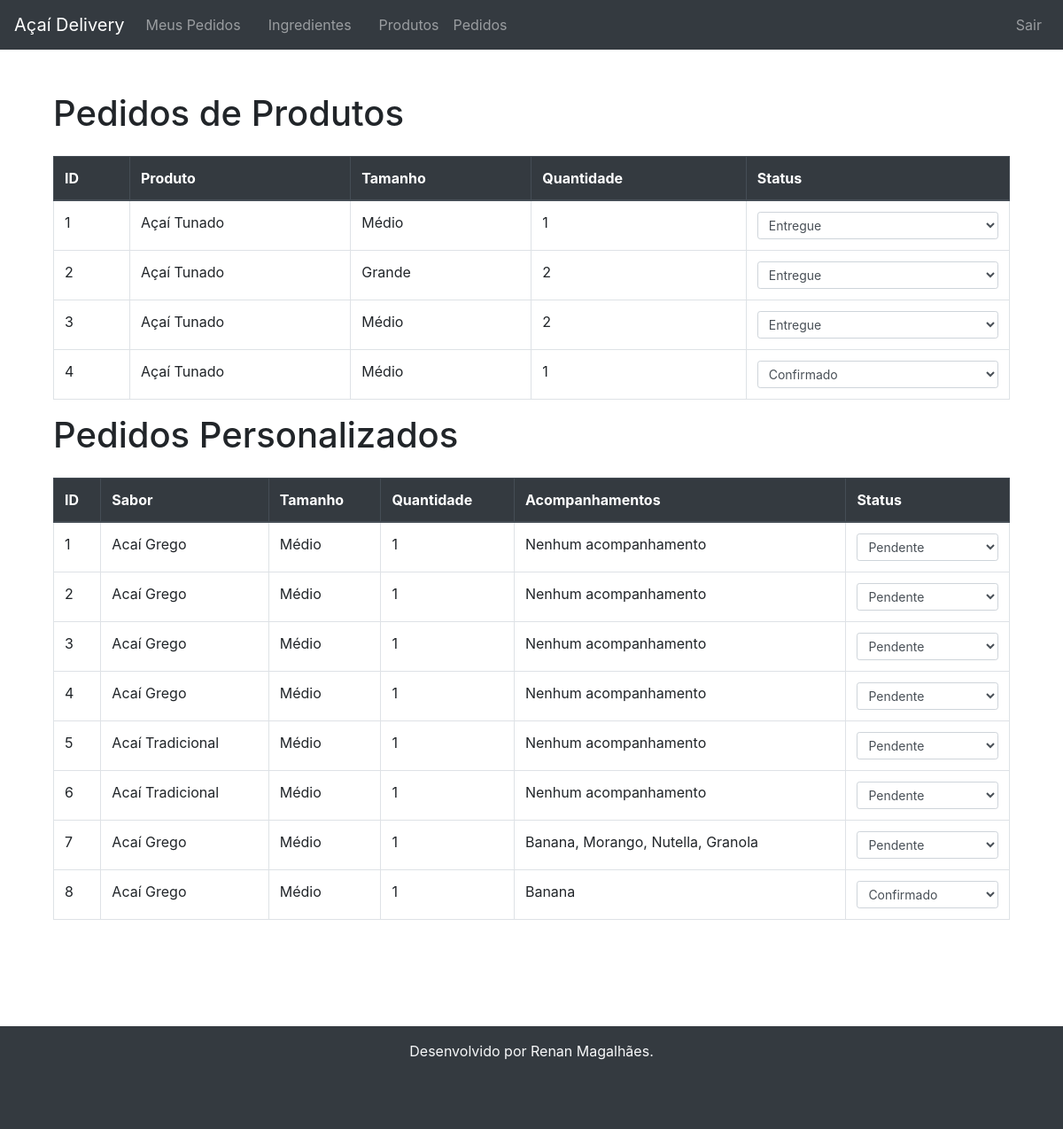
The page /listar-pedidos/ (signed in) on the database as committed earlier.
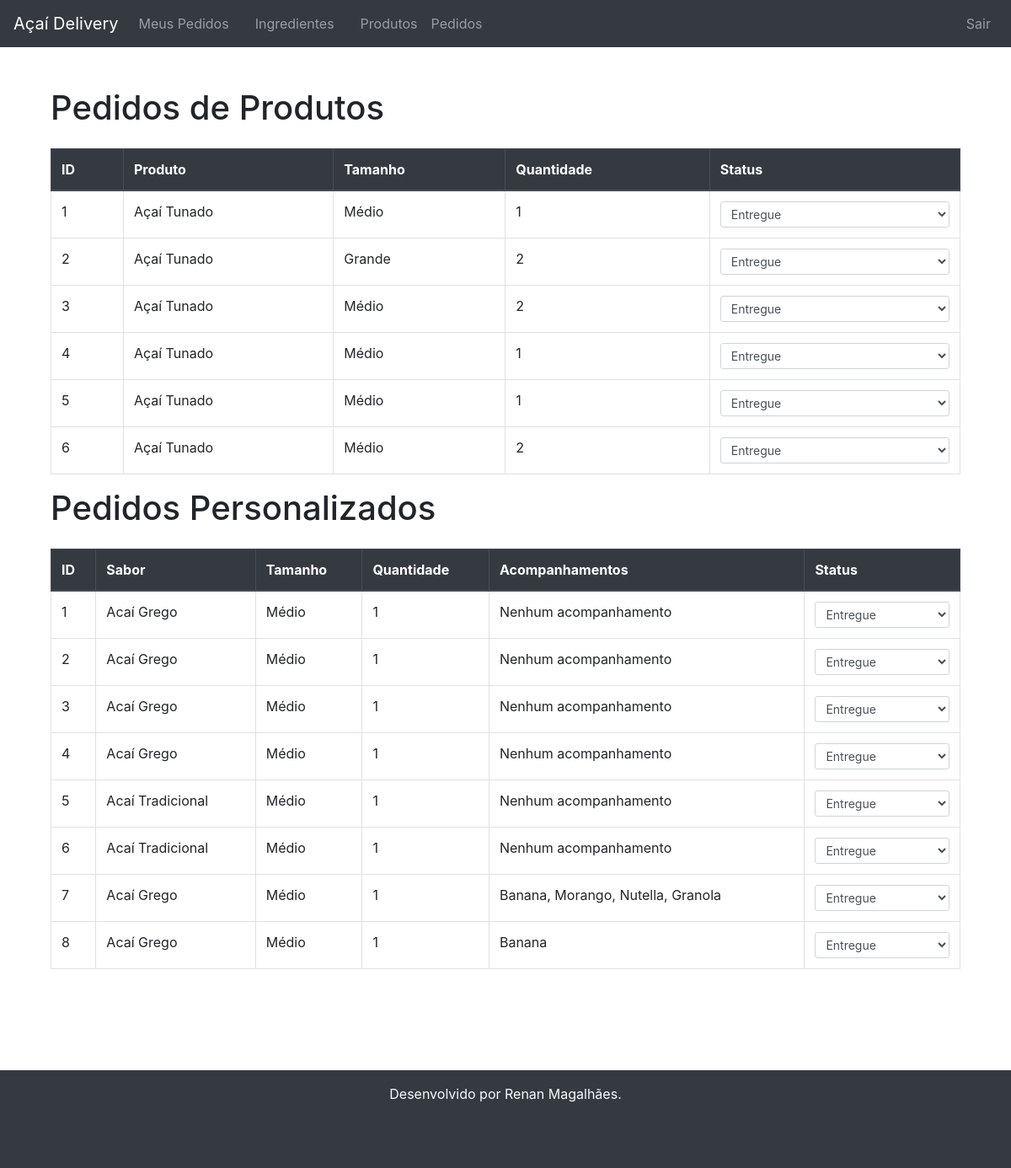
The same page on the database as committed later.
### pedido/models.py (models this page shows, shortened)
class PedidoProduto(models.Model):
    usuario = models.ForeignKey(User, on_delete=models.CASCADE)
    produto = models.ForeignKey(Produto, on_delete=models.CASCADE)
    tamanho = models.ForeignKey(Tamanho, on_delete=models.CASCADE)
    quantidade = models.PositiveIntegerField(default=1)
    data_pedido = models.DateTimeField(auto_now_add=True)
    imagem = models.ImageField(upload_to='produtos/', blank=True, null=True)
    METODOS_PAGAMENTO = [
        ('pagamento_na_entrega', 'Pagar na Entrega'),
    ]
    metodo_pagamento = models.CharField(max_length=20, choices=METODOS_PAGAMENTO, default='pagamento_na_entrega')
    STATUS_PEDIDO = [
        ('pendente', 'Pendente'),
        ('confirmado', 'Confirmado'),
        ('em_transito', 'Em Trânsito'),
        ('entregue', 'Entregue'),
    ]
    status = models.CharField(max_length=20, choices=STATUS_PEDIDO, default='pendente')

class PedidoPersonalizado(models.Model):
    usuario = models.ForeignKey(User, on_delete=models.CASCADE)
    sabor = models.ForeignKey(Sabor, on_delete=models.CASCADE)
    acompanhamentos = models.ManyToManyField(Acompanhamento, blank=True)
    tamanho = models.ForeignKey(Tamanho, on_delete=models.CASCADE)
    quantidade = models.PositiveIntegerField(default=1)
    data_pedido = models.DateTimeField(auto_now_add=True)
    METODOS_PAGAMENTO = [
        ('pagamento_na_entrega', 'Pagar na Entrega'),
    ]
    metodo_pagamento = models.CharField(max_length=20, choices=METODOS_PAGAMENTO, default='pagamento_na_entrega')
    STATUS_PEDIDO = [
        ('pendente', 'Pendente'),
        ('confirmado', 'Confirmado'),
        ('em_transito', 'Em Trânsito'),
        ('entregue', 'Entregue'),
    ]
    status = models.CharField(max_length=20, choices=STATUS_PEDIDO, default='pendente')

### produto/models.py (models this page shows, shortened)
class Produto(models.Model):
    nome = models.CharField(max_length=100)
    preco = models.DecimalField(max_digits=6, decimal_places=2)
    sabor = models.ManyToManyField(Sabor, blank=True)
    acompanhamentos = models.ManyToManyField(Acompanhamento, blank=True)
    imagem = models.ImageField(upload_to='imagens/produtos/', null=True, blank=True)

### ingrediente/models.py (models this page shows, shortened)
class Tamanho(models.Model):
    nome = models.CharField(max_length=50)
    preco_adicional = models.DecimalField(max_digits=5, decimal_places=2)

class Sabor(models.Model):
    nome = models.CharField(max_length=100)
    preco_adicional = models.DecimalField(max_digits=5, decimal_places=2)

class Acompanhamento(models.Model):
    nome = models.CharField(max_length=100)
    preco_adicional = models.DecimalField(max_digits=5, decimal_places=2)

### pedido/views.py (the view)
# urls.py: path('listar-pedidos/', views.listar_pedidos, name='listar_pedidos'),
@user_passes_test(lambda u: u.is_staff)
def listar_pedidos(request):
    pedidos_produto = PedidoProduto.objects.all()
    pedidos_personalizado = PedidoPersonalizado.objects.all()
    return render(request, 'pedido/listar_pedidos.html', {
        'pedidos_produto': pedidos_produto,
        'pedidos_personalizado': pedidos_personalizado,
    })

### templates/pedido/listar_pedidos.html (shortened to what this page needs)
{% extends 'base.html' %}
{% block content %}
<div class="container mt-4">
    <h1 class="mb-4">Pedidos de Produtos</h1>
    <table class="table table-bordered">
        <thead class="thead-dark">
            <tr>
                <th>ID</th>
                <th>Produto</th>
                <th>Tamanho</th>
                <th>Quantidade</th>
                <th>Status</th>
            </tr>
        </thead>
        <tbody>
            {% for pedido in pedidos_produto %}
            <tr>
                <td>{{ pedido.id }}</td>
                <td>{{ pedido.produto.nome }}</td>
                <td>{{ pedido.tamanho.nome }}</td>
                <td>{{ pedido.quantidade }}</td>
                <td>
                    <form action="{% url 'atualizar_status' pedido_id=pedido.id tipo_pedido='produto' %}" method="post" class="d-inline">
                        <select name="status" class="form-control form-control-sm" onchange="this.form.submit()">
                            <option value="confirmado" {% if pedido.status == 'confirmado' %}selected{% endif %}>Confirmado</option>
                            <option value="entregue" {% if pedido.status == 'entregue' %}selected{% endif %}>Entregue</option>
                        </select>
                    </form>
                </td>
            </tr>
            {% empty %}
            <tr>
                <td colspan="6" class="text-center">Nenhum pedido de produto disponível.</td>
            </tr>
            {% endfor %}
        </tbody>
    </table>
    <h1 class="mb-4">Pedidos Personalizados</h1>
    <table class="table table-bordered">
        <thead class="thead-dark">
            <tr>
                <th>ID</th>
                <th>Sabor</th>
                <th>Tamanho</th>
                <th>Quantidade</th>
                <th>Acompanhamentos</th>
                <th>Status</th>
            </tr>
        </thead>
        <tbody>
            {% for pedido in pedidos_personalizado %}
            <tr>
                <td>{{ pedido.id }}</td>
                <td>{{ pedido.sabor.nome }}</td>
                <td>{{ pedido.tamanho.nome }}</td>
                <td>{{ pedido.quantidade }}</td>
                <td>
                    {% for acompanhamento in pedido.acompanhamentos.all %}
                        {{ acompanhamento.nome }}{% if not forloop.last %}, {% endif %}
                    {% empty %}
                        Nenhum acompanhamento
                    {% endfor %}
                </td>
                <td>
                    <form action="{% url 'atualizar_status' pedido_id=pedido.id tipo_pedido='personalizado' %}" method="post" class="d-inline">
                        <select name="status" class="form-control form-control-sm" onchange="this.form.submit()">
                            <option value="pendente" {% if pedido.status == 'pendente' %}selected{% endif %}>Pendente</option>
                            <option value="confirmado" {% if pedido.status == 'confirmado' %}selected{% endif %}>Confirmado</option>
                            <option value="entregue" {% if pedido.status == 'entregue' %}selected{% endif %}>Entregue</option>
                        </select>
                    </form>
                </td>
            </tr>
            {% empty %}
            <tr>
                <td colspan="6" class="text-center">Nenhum pedido personalizado disponível.</td>
            </tr>
            {% endfor %}
        </tbody>
    </table>
</div>
{% endblock %}

### templates/base.html (shortened to what this page needs)
<!DOCTYPE html>
<html lang="pt-BR">
<head>
    <link rel="stylesheet" href="https://stackpath.bootstrapcdn.com/bootstrap/4.5.2/css/bootstrap.min.css">
</head>
<body>
    <div class="content-wrapper">
        <nav class="navbar navbar-expand-lg navbar-dark bg-dark">
            <a class="navbar-brand" href="{% url 'listar_index' %}">Açaí Delivery</a>
            <div class="collapse navbar-collapse" id="navbarNav">
                <ul class="navbar-nav mr-auto">
                    <li class="nav-item">
                        <a class="nav-link" href="{% url 'meus_pedidos' %}">Meus Pedidos</a>
                    </li>
                    {% if user.is_staff %}
                        <li class="nav-item">
                            <a class="nav-link" href="{% url 'listar_ingredientes' %}">Ingredientes</a>
                        </li>
                            <a class="nav-link" href="{% url 'listar_produtos' %}">Produtos</a>
                            <a class="nav-link" href="{% url 'listar_pedidos' %}">Pedidos</a>
                    {% endif %}
                </ul>
                <ul class="navbar-nav ml-auto">
                    {% if user.is_authenticated %}
                        <li class="nav-item">
                            <a class="nav-link" href="{% url 'logout' %}">Sair</a>
                        </li>
                    {% endif %}
                </ul>
            </div>
        </nav>
        <div class="container mt-4">
            {% block content %}{% endblock %}
        </div>
        <footer class="bg-dark text-light py-3">
            <div class="container text-center">
                <p>Desenvolvido por Renan Magalhães.</p>
            </div>
        </footer>
    </div>
</body>
</html>

### templates/base.html (style rules this page uses)
.content-wrapper { min-height: 100vh; display: flex; flex-direction: column; }
footer { margin-top: auto; padding: 1rem; background-color: #343a40; color: #f8f9fa; }
.container { margin-bottom: 60px; }
.navbar-nav .nav-item + .nav-item { margin-left: 15px; }

Rows that differ between the two databases and show on the page:
changed PedidoProduto id 4: status "Confirmado" → "Entregue"
added PedidoProduto: id "5", produto.nome "Açaí Tunado", tamanho.nome "Médio", quantidade "1", status "Entregue"
added PedidoProduto: id "6", produto.nome "Açaí Tunado", tamanho.nome "Médio", quantidade "2", status "Entregue"
changed PedidoPersonalizado id 1: status "Pendente" → "Entregue"
changed PedidoPersonalizado id 2: status "Pendente" → "Entregue"
changed PedidoPersonalizado id 3: status "Pendente" → "Entregue"
changed PedidoPersonalizado id 4: status "Pendente" → "Entregue"
changed PedidoPersonalizado id 5: status "Pendente" → "Entregue"
changed PedidoPersonalizado id 6: status "Pendente" → "Entregue"
changed PedidoPersonalizado id 7: status "Pendente" → "Entregue"
changed PedidoPersonalizado id 8: status "Confirmado" → "Entregue"
